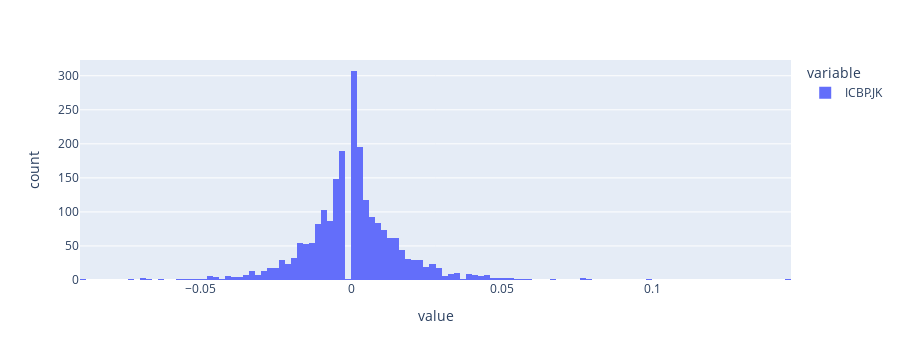

The notebook cell this image was saved under:
### Code cell
Close.plot()
Close['ICBP.JK'].pct_change().plot(kind='hist')

### Figure 1 — Plotly figure (JSON) as saved in the notebook; plotly's stock layout.template omitted (floating-point values rounded to 4 significant figures; data arrays with more than 128 entries replaced by an {"elided": "..."} marker saying what was removed)
{"data": [{"alignmentgroup": "True", "bingroup": "x", "hovertemplate": "variable=ICBP.JK<br>value=%{x}<br>count=%{y}<extra></extra>", "legendgroup": "ICBP.JK", "marker": {"color": "#636efa", "pattern": {"shape": ""}}, "name": "ICBP.JK", "offsetgroup": "ICBP.JK", "orientation": "v", "showlegend": true, "type": "histogram", "x": {"elided": "2248 float values"}, "xaxis": "x", "yaxis": "y"}], "layout": {"barmode": "relative", "height": 360, "legend": {"title": {"text": "variable"}, "tracegroupgap": 0}, "margin": {"t": 60}, "xaxis": {"anchor": "y", "autorange": true, "domain": [0, 1], "range": [-0.09, 0.146], "title": {"text": "value"}, "type": "linear"}, "yaxis": {"anchor": "x", "autorange": true, "domain": [0, 1], "range": [0, 323.2], "title": {"text": "count"}}}}
